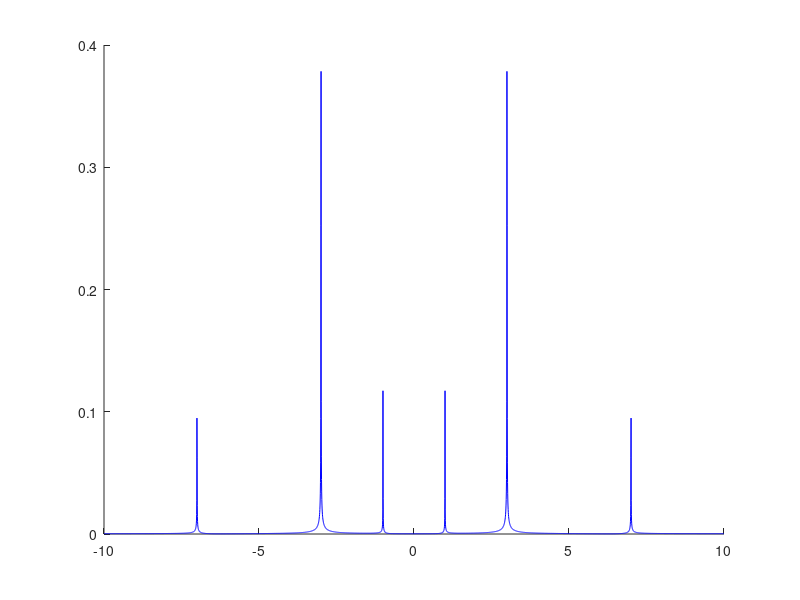

This chart was generated by the following MATLAB code: (Note: this script raises an error after producing the figure.)
%This is a AM mod test script

clear all
close all

fcarr	= 3.0
finput	= 0.5
finput	= 4.0
bw = 0.01
fs		= 0.1
fsmod	= 20.0
N     = 4096
MyPi  = pi
ModRatio = 0.5
bwnoise = rand(size([0:N-1])).*bw - bw/2 + (ones(size([0:N-1])));
bwnoise =1;

% generating the time domain signal
xInput = cos((2.0*MyPi*(finput*bwnoise)).*[0:N-1]/fsmod);
xCarrier = cos(2.0*MyPi*fcarr*[0:N-1]/fsmod);
xMod = (xInput * ModRatio + 1) .* xCarrier;

% taking the FFT
xInputF = (1.0/N)*fft(xInput,N); 
xCarrierF = (1.0/N)*fft(xCarrier,N);
xModF = (1.0/N)*fft(xMod,N);

figure;
hold on
%plot([-N/2:N/2-1]*fsmod/N,(fftshift(abs(xInputF))),'g');
%plot([-N/2:N/2-1]*fsmod/N,(fftshift(abs(xCarrierF))),'r');
plot([-N/2:N/2-1]*fsmod/N,(fftshift(abs(xModF))),'b');
plot([-N/2:N/2-1]*fsmod/N,((xModrF)),'y');
% xlabel('frequency, MHz')
% ylabel('amplitude')
% title('frequency response of real and complex sinusoidal signal'); 
%legend('xInputF','xCarrierF','xModF');
grid on
%axis([-fsmod/2 fsmod/2 0 1.2])
